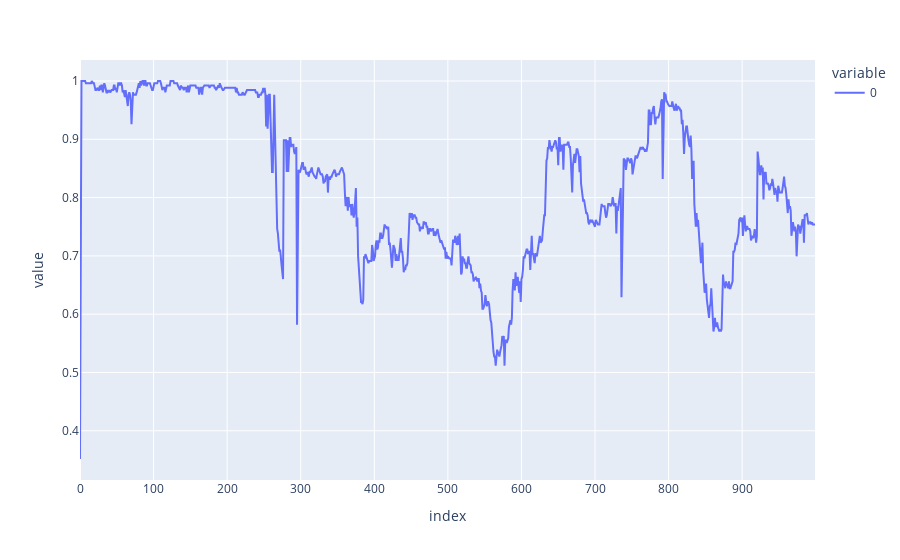

The cell this chart's notebook holds for it:
### Code cell
fig = px.line(city.history.contentment)
fig.show()

### Figure 1 — Plotly figure (JSON) as saved in the notebook; plotly's stock layout.template omitted (floating-point values rounded to 4 significant figures; data arrays with more than 128 entries replaced by an {"elided": "..."} marker saying what was removed)
{"data": [{"hovertemplate": "variable=0<br>index=%{x}<br>value=%{y}<extra></extra>", "legendgroup": "0", "line": {"color": "#636efa", "dash": "solid"}, "marker": {"symbol": "circle"}, "mode": "lines", "name": "0", "orientation": "v", "showlegend": true, "type": "scatter", "x": {"elided": "1000 int values"}, "xaxis": "x", "y": {"elided": "1000 float values"}, "yaxis": "y"}], "layout": {"legend": {"title": {"text": "variable"}, "tracegroupgap": 0}, "margin": {"t": 60}, "xaxis": {"anchor": "y", "domain": [0, 1], "title": {"text": "index"}}, "yaxis": {"anchor": "x", "domain": [0, 1], "title": {"text": "value"}}}}
